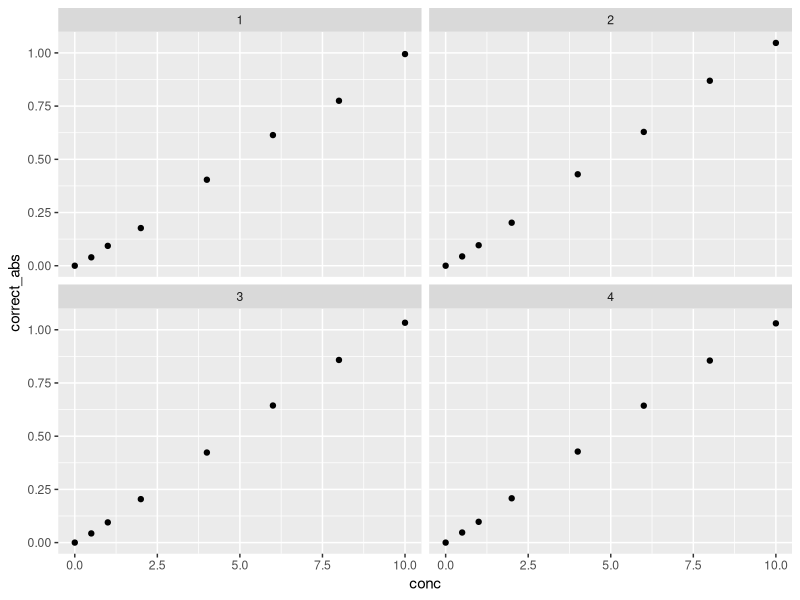
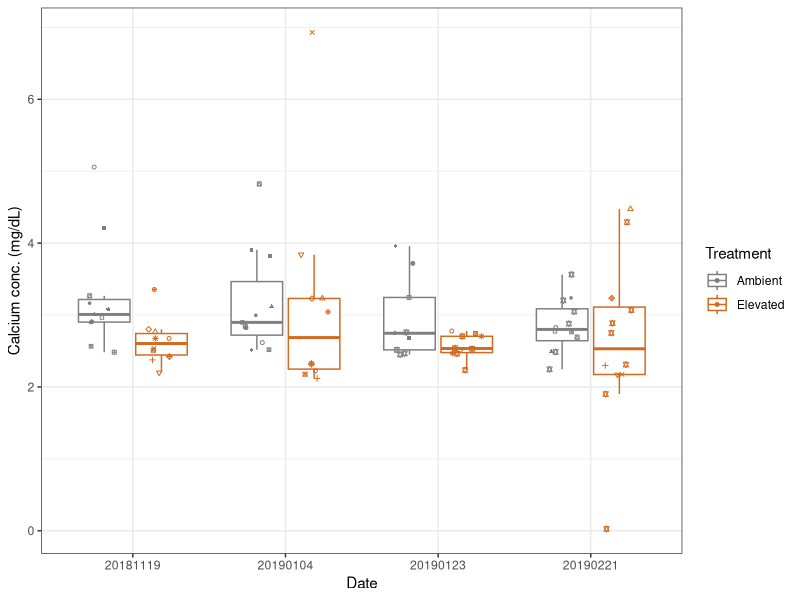

The R script that drew these images, in order: (Note: this script raises an error after producing the figures.)
## ---- chunk 1
library(readxl)
library(dplyr)
library(tidyr)
library(ggplot2)
## ---- chunk 2
ca_data <- read_xlsx("../data/20201125/CompiledData.xlsx")

sample_info <- read_xlsx("../data/20201125/CompiledData.xlsx", sheet = 'SampleInfo' )
## ---- chunk 3
ca_data_sum <- ca_data %>% group_by(Plate, ID) %>% summarise(mean_abs = mean(`Absorbance @ 570 (1.0s) (A)`))

## ---- chunk 4
ca_data_sum_corrected <- ca_data_sum %>% group_by(Plate) %>% mutate(correct_abs = mean_abs - mean_abs[which(ID == "STD_A")])

## ---- chunk 5
ca_data_sum_corrected$conc <- NA

for (i in 1:nrow(ca_data_sum_corrected)){
  if(ca_data_sum_corrected$ID[i]=="STD_A"){
    ca_data_sum_corrected$conc[i] <- 0
  }
  if(ca_data_sum_corrected$ID[i]=="STD_B"){
    ca_data_sum_corrected$conc[i] <- 0.5
  }
  if(ca_data_sum_corrected$ID[i]=="STD_C"){
    ca_data_sum_corrected$conc[i] <- 1
  }
  if(ca_data_sum_corrected$ID[i]=="STD_D"){
    ca_data_sum_corrected$conc[i] <- 2
  }
  if(ca_data_sum_corrected$ID[i]=="STD_E"){
    ca_data_sum_corrected$conc[i] <- 4
  }
  if(ca_data_sum_corrected$ID[i]=="STD_F"){
    ca_data_sum_corrected$conc[i] <- 6
  }
  if(ca_data_sum_corrected$ID[i]=="STD_G"){
    ca_data_sum_corrected$conc[i] <- 8
  }
  if(ca_data_sum_corrected$ID[i]=="STD_H"){
    ca_data_sum_corrected$conc[i] <- 10
  }
}

## ---- chunk 6

ggplot(ca_data_sum_corrected[grep("STD",ca_data_sum_corrected$ID),], aes(conc,correct_abs)) + geom_point() + facet_wrap(~Plate)
## ---- chunk 7

#plate 1
summary(lm(conc ~ correct_abs, data = ca_data_sum_corrected[which(ca_data_sum_corrected$Plate ==1 & substr(ca_data_sum_corrected$ID,1,3) == "STD"),]))

#plate 2
summary(lm(conc ~ correct_abs, data = ca_data_sum_corrected[which(ca_data_sum_corrected$Plate ==2 & substr(ca_data_sum_corrected$ID,1,3) == "STD"),]))

#plate 3
summary(lm(conc ~ correct_abs, data = ca_data_sum_corrected[which(ca_data_sum_corrected$Plate ==3 & substr(ca_data_sum_corrected$ID,1,3) == "STD"),]))

#plate 4
summary(lm(conc ~ correct_abs, data = ca_data_sum_corrected[which(ca_data_sum_corrected$Plate ==4 & substr(ca_data_sum_corrected$ID,1,3) == "STD"),]))


# I also did this in excel and I get different values (see below); since I trust excel more than this lm, I'm going with the excel values

#excel slope and intercept values
# plate 1:
  # slope: 0.0999
  # intercept: -0.0064

#plate 2: 
  # slope: 0.1067
  # intercept: -0.0057

#plate 3: 
  # slope: 0.1057
  # intercept: -0.0038

#plate 4:
  # slope: 0.1051
  # intercept: -0.0002
## ---- chunk 8

# conc. = (corrected sample abs - y intercept / slope) * sample dilution
for (i in 1:nrow(ca_data_sum_corrected)){
  if(substr(ca_data_sum_corrected$ID[i],1,3)!="STD" & ca_data_sum_corrected$Plate[i] == 1){
    ca_data_sum_corrected$conc[i] <- (ca_data_sum_corrected$correct_abs[i] + 0.0064 / 0.0999) * 4
  }
  if(substr(ca_data_sum_corrected$ID[i],1,3)!="STD" & ca_data_sum_corrected$Plate[i] == 2){
    ca_data_sum_corrected$conc[i] <- (ca_data_sum_corrected$correct_abs[i] + 0.0057 / 0.1067) * 4
  }
  if(substr(ca_data_sum_corrected$ID[i],1,3)!="STD" & ca_data_sum_corrected$Plate[i] == 3){
    ca_data_sum_corrected$conc[i] <- (ca_data_sum_corrected$correct_abs[i] + 0.0038 / 0.1057) * 4
  }
  if(substr(ca_data_sum_corrected$ID[i],1,3)!="STD" & ca_data_sum_corrected$Plate[i] == 4){
    ca_data_sum_corrected$conc[i] <- (ca_data_sum_corrected$correct_abs[i] + 0.0002 / 0.1051) * 4
  }
}

#correct conc for ID 01/23-037L which was a 1:7 dilution (5uL in 35uL total)
ca_data_sum_corrected[which(ca_data_sum_corrected$ID == "01/23-037L"),"conc"] <- (data.frame(ca_data_sum_corrected[which(ca_data_sum_corrected$ID == "01/23-037L"),"correct_abs"]) + 0.0064 / 0.0999) * 7

## ---- chunk 9
#first check ID is the exact same as the label
head(sample_info[which(sample_info$ID!= sample_info$Label),])

#now create ID column to match with plate reader data
sample_info$ID <- paste0(substr(sample_info$Date,5,6),"/",substr(sample_info$Date,7,8),"-",sample_info$Label)



#merge sample info with plate reader data
ca_data_sum_corrected_info <- merge(ca_data_sum_corrected, sample_info, by = "ID")


#create a column with the number of sampling points called "freq"
ca_data_sum_corrected_info <- merge(ca_data_sum_corrected_info,table(Label = ca_data_sum_corrected_info$Label), by =  "Label")

#create a column with factors to use for labeling individuals with multiple sampling points

ca_data_sum_corrected_info$name <- factor(ifelse(ca_data_sum_corrected_info$Freq !=1,paste0(ca_data_sum_corrected_info$Label,"_",ca_data_sum_corrected_info$Freq),1))

## ---- chunk 10
ggplot(ca_data_sum_corrected_info, aes(x = factor(Date), y = conc, group = interaction(Treatment,factor(Date)),color = Treatment)) + geom_boxplot(outlier.shape = NA) + geom_point(shape = ca_data_sum_corrected_info$name,size=1,position = position_jitterdodge(jitter.width = 0.2)) + theme_bw() + labs(x = "Date", y = "Calcium conc. (mg/dL)") + scale_shape_manual(values=1:nlevels(ca_data_sum_corrected_info$name))  + scale_color_manual(values = c("gray50", "chocolate"))

## ---- chunk 11
aov_data <- aov(conc ~ Treatment * Date, data = ca_data_sum_corrected_info)
summary(aov_data)

## ---- chunk 12
ggplot(ca_data_sum_corrected_info, aes(x = factor(Date), y = conc, group = interaction(Sex,Treatment,factor(Date)),color = Treatment, fill = Sex)) + geom_boxplot(outlier.shape = NA) + geom_point(shape = ca_data_sum_corrected_info$name,size=1,position = position_jitterdodge(jitter.width = 0.1)) + theme_bw() + labs(x = "Date", y = "Calcium conc. (mg/dL)") + scale_shape_manual(values=1:nlevels(ca_data_sum_corrected_info$name)) + scale_color_manual(values = c("gray50", "chocolate")) + scale_fill_manual(values = c("wheat1","lightblue1"))

## ---- chunk 13
#create a column for days to go into 
ca_data_sum_corrected_info$days <- NA


for(i in 1:nrow(ca_data_sum_corrected_info)){
  if(ca_data_sum_corrected_info$Date[i] == "20181119"){
    ca_data_sum_corrected_info$days[i] <- "7"
  }
  if(ca_data_sum_corrected_info$Date[i] == "20190104"){
    ca_data_sum_corrected_info$days[i] <- "53"
  }
  if(ca_data_sum_corrected_info$Date[i] == "20190123"){
    ca_data_sum_corrected_info$days[i] <- "72"
  }
  if(ca_data_sum_corrected_info$Date[i] == "20190221"){
    ca_data_sum_corrected_info$days[i] <- "93 + 8 day recovery"
  }
}

ca_data_sum_corrected_info$days <- factor(ca_data_sum_corrected_info$days, levels = c("7", "53", "72", "93 + 8 day recovery"))

count_summary <- ca_data_sum_corrected_info %>% group_by(Sex,days) %>% count()

## ---- chunk 14
ggplot(ca_data_sum_corrected_info, aes(x = days, y = conc, group = interaction(Sex,Treatment,days),fill = Treatment)) + geom_boxplot(outlier.shape = NA) + geom_point(size=1,shape = 1,position = position_jitterdodge(jitter.width = 0.1)) +  theme_bw() + theme(axis.text.x = element_text(angle=90,hjust=0.95,vjust=0.2))  + labs(x = "Days", y = "Calcium conc. (mg/dL)") + facet_wrap(~Sex)

## ---- chunk 15
f_aov_data <- aov(conc ~ Treatment * days, data = ca_data_sum_corrected_info[which(ca_data_sum_corrected_info$Sex == "F"),])
summary(f_aov_data)

## ---- chunk 16
m_aov_data <- aov(conc ~ Treatment * days, data = ca_data_sum_corrected_info[which(ca_data_sum_corrected_info$Sex == "M"),])
summary(m_aov_data)
